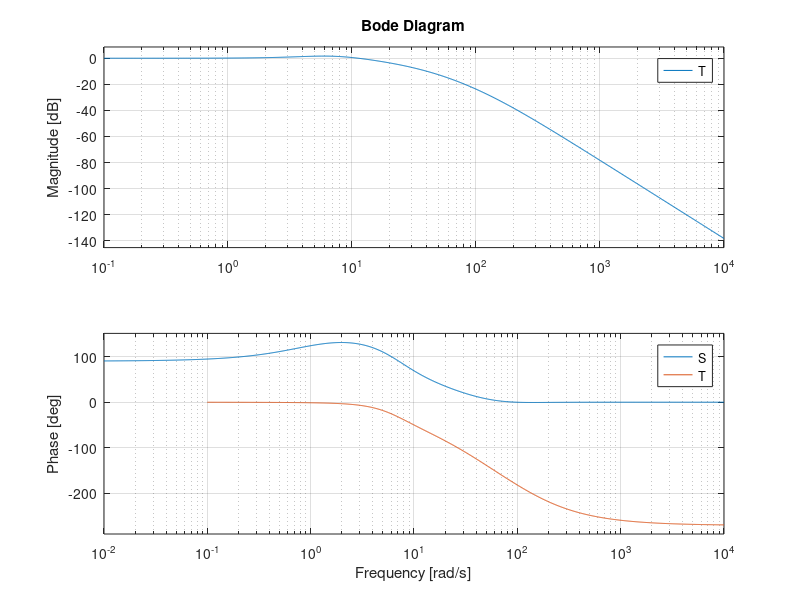
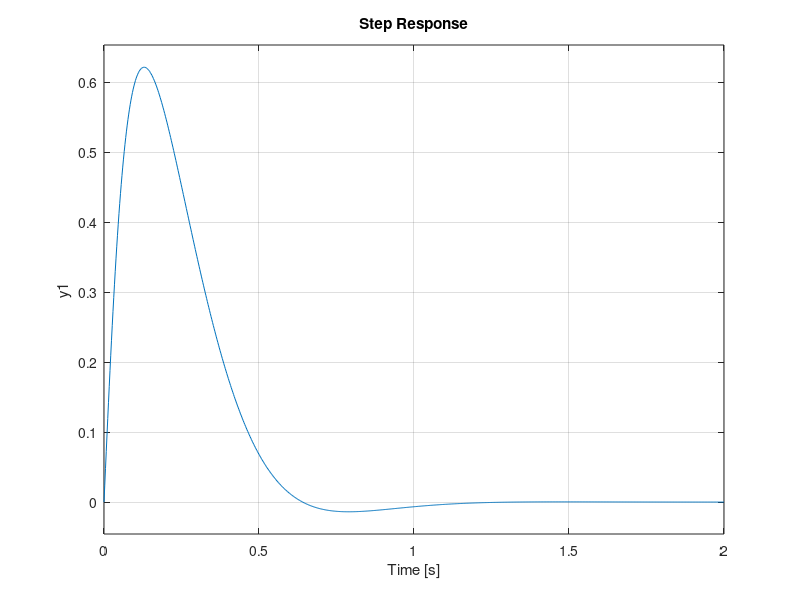
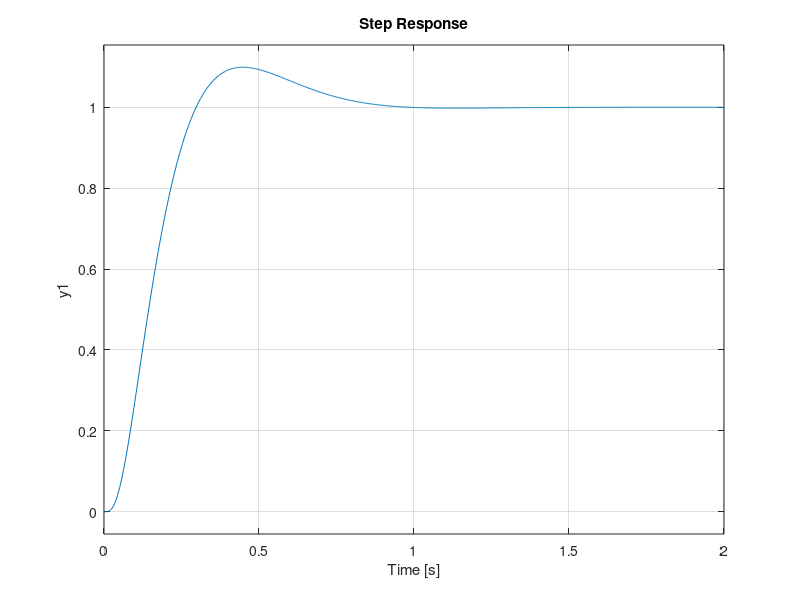
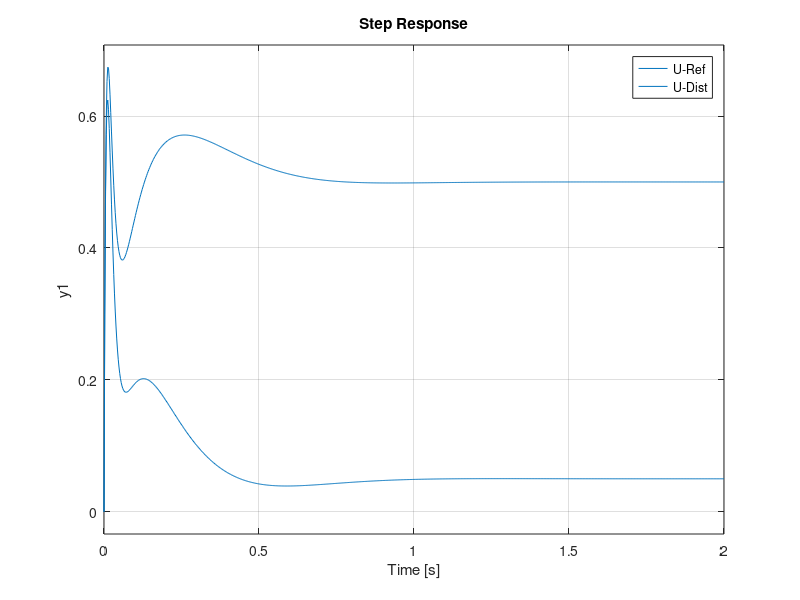

These charts were generated, in order, by the following MATLAB code:
%% 2 DOF Controller Design
clear; close all; clc;
G = tf([8000],[1,21,420,400]);
Gd = tf([10],[1,1]);
[~,~,~,w_c] = margin(Gd);
%w_i = 0.55*w_c;
w_i = 0.57*w_c;
%% Proper Controller
p = 10*w_c;
Fy_improper = tf([1,w_i],[1,0]) * G^-1 * Gd;
Fy_proper = Fy_improper * tf([p^2],[1,2*p,p^2]);
%% Lead Compensation
w_d = w_c + 2;
[mag_uc,~,~] = bode(Fy_proper*G,w_d);
L1 = Fy_proper*G;
[Gm_uc,Pm_uc,Wcg_uc,Wcp_uc] = margin(L1);
Pm_d = 30;
Sf = 32;
Phi_max = abs(Pm_d + Sf - Pm_uc);
beta = (1 - sind(Phi_max))./(1 + sind(Phi_max));
tau_d = 1/(w_d * (sqrt(beta)));
K = sqrt(beta)/mag_uc;
% Lead Compensator TF
num_lead = [K*tau_d, K];
den_lead = [beta*tau_d, 1];
F_lead = tf(num_lead,den_lead);
Fy = minreal(Fy_proper * F_lead);
% Loop Gain
L = Fy*G;
%% Sensitivity Function
S = 1/(1+L);
%% Complimentary Sensitivity Function
T = 1-S;
%% CLTF from d to y
Gcd = minreal(Gd*S);
%% Selecting Tau in order to attain the specifications wrt r
% Tau = [0.09 0.089 0.088];
% for i = 1: length(Tau)
%     tau = Tau(i);
%     Fr = tf([1],[tau,1]);
%     Gcl = minreal(Fr*L/(1+L));
%     figure
%     step(Gcl)
% end
%tau = 0.088;
tau = 0.1;
Fr = tf([1],[tau,1]);
Gcl = minreal(Fr*L/(1+L));
%% Size of Control Signal
ur = minreal(Fy*Fr*S);
ud = minreal(Fy*Gd*S);
%% Plotting
figure
bode(S)
hold on
bode(T)
legend('S','T')
hold off

figure
step(Gcd)

figure
step(Gcl)

figure
step(ur)
hold on
step(ud)
legend('U-Ref','U-Dist')

max(step(ur)) - min(step(ud))
max(step(ud)) - min(step(ur))